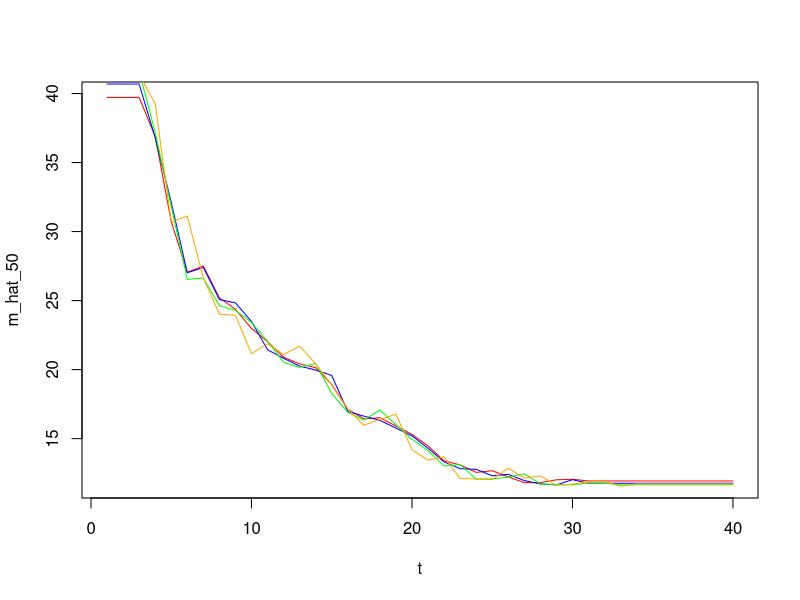

The R source for this figure:
## ---- chunk 1
knitr::opts_chunk$set(echo = TRUE)
## ---- chunk 2
library(MASS) 
data(Boston) 
help(Boston)
## ---- chunk 3
x <- Boston$lstat 
y <- Boston$medv 
#plot(x,y)
## ---- chunk 4
knn.reg <- function(t, x, y, k=50){
  d_t_x <- as.matrix(dist(c(t,x)))[1,-1]
  d_t_x_k <- sort(d_t_x,partial=k)[k]
  N_t_k <-  which(d_t_x <= d_t_x_k) 
  m_hat <- sum(y[N_t_k])/k
  return(m_hat)
}
## ---- chunk 5
t <- 1:40
m_hat_50 <- rep(0, length(t))
m_hat_40 <- rep(0, length(t))
m_hat_30 <- rep(0, length(t))
m_hat_20 <- rep(0, length(t))
for (i in 1:length(t)){
  m_hat_50[i] <- knn.reg(t[i], x, y, 50)
  m_hat_40[i] <- knn.reg(t[i], x, y, 40)
  m_hat_30[i] <- knn.reg(t[i], x, y, 30)
  m_hat_20[i] <- knn.reg(t[i], x, y, 20)
}
## ---- chunk 6
plot(t, m_hat_50, type= "l", col = "red")
lines(t, m_hat_40, type= "l", col = "blue")
lines(t, m_hat_30, type= "l", col = "green")
lines(t, m_hat_20, type= "l", col = "orange")

